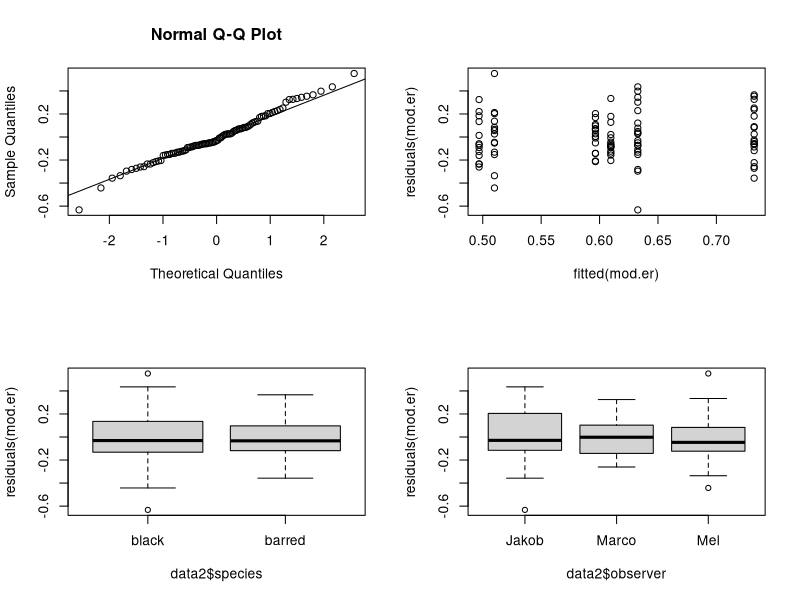
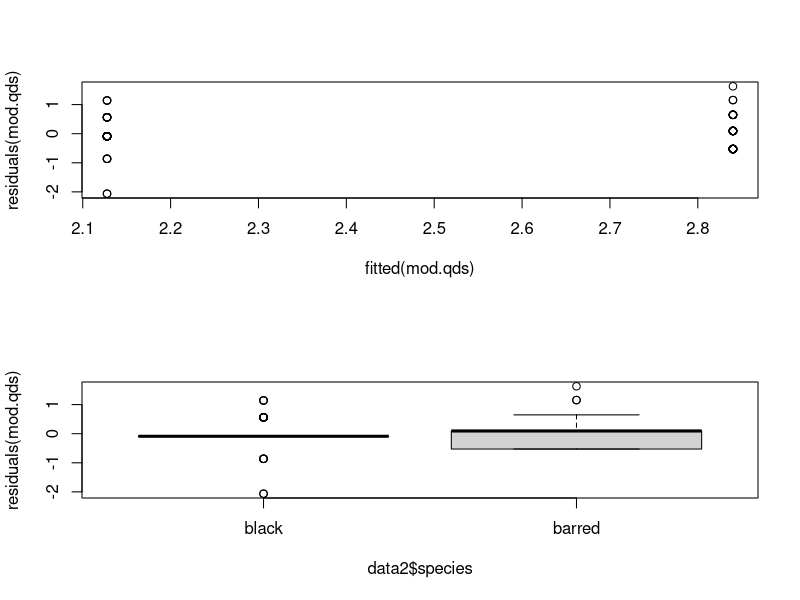
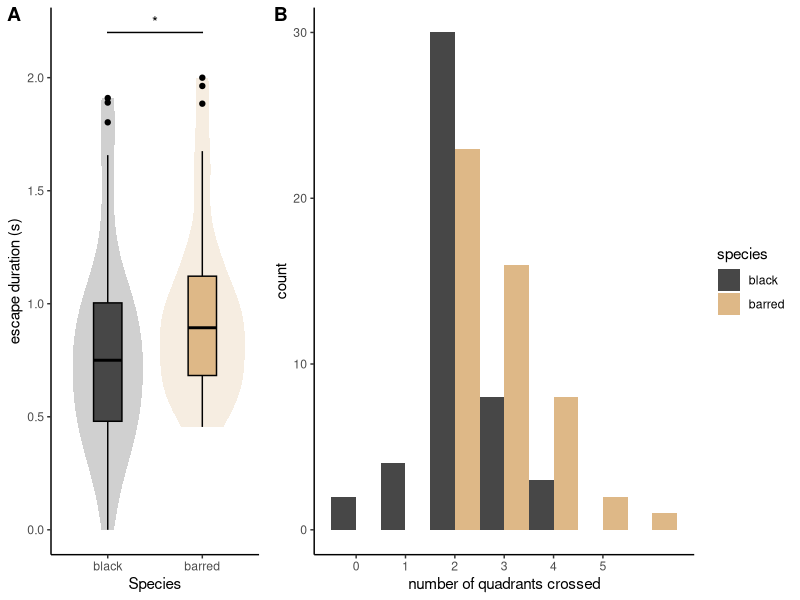
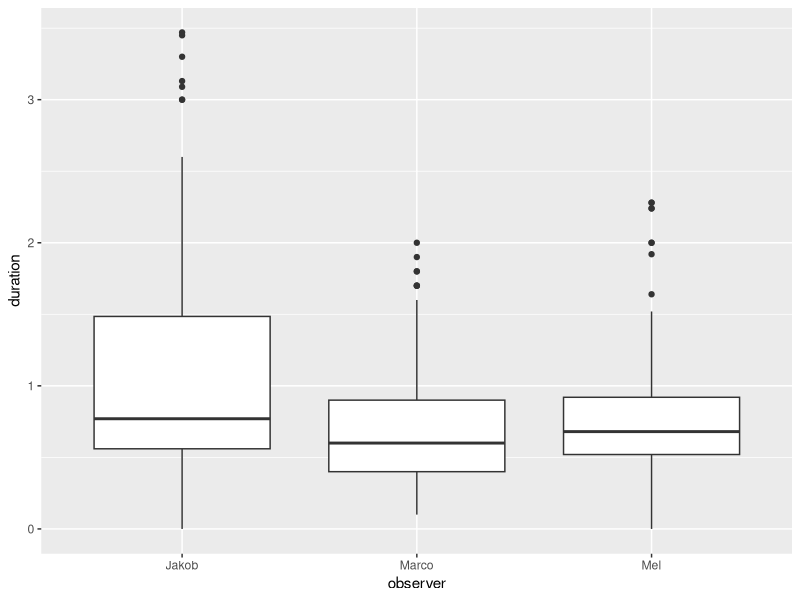
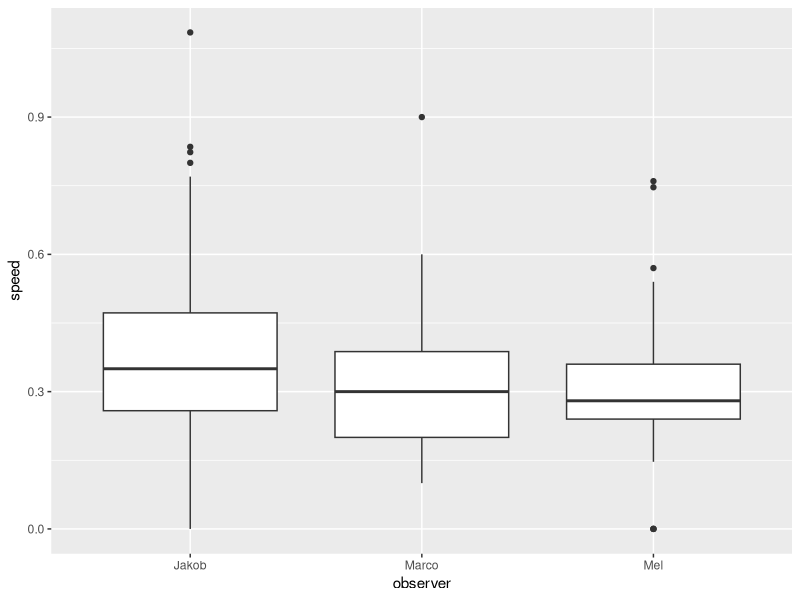
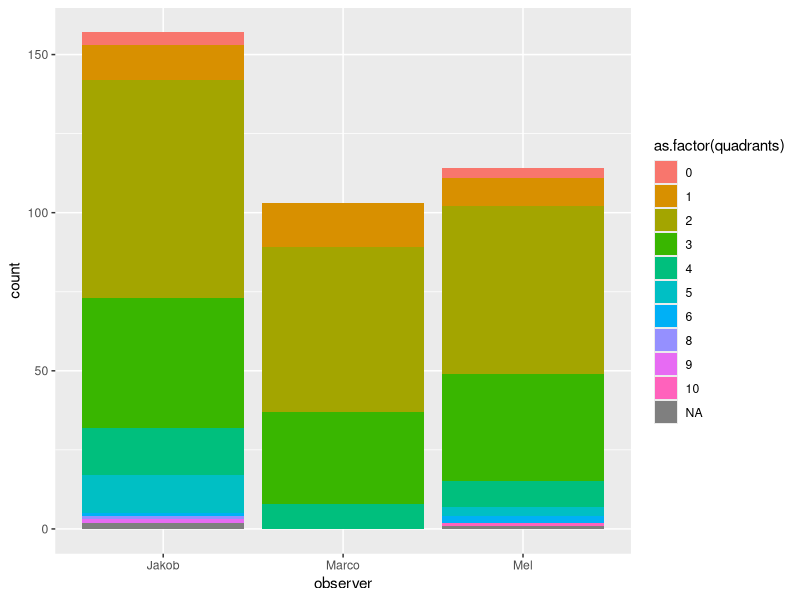
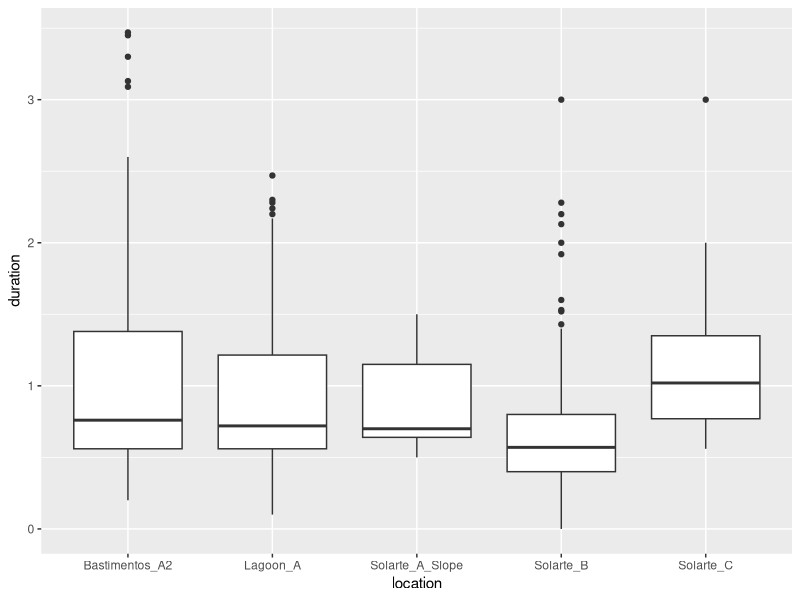
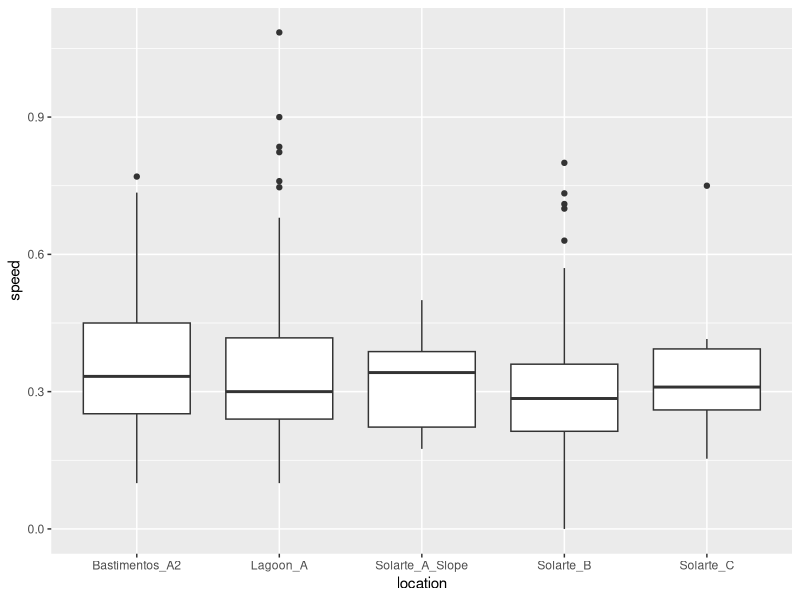

Recreate these plots in R, in order.
# Melanie J Heckwolf, 2024
# Analysis of escape responses in Hypoplectrus spp reef fishes.

# Manuscript:
# Differences in colour pattern, behaviour and gene expression in the brain suggest divergent camouflage strategies in sympatric reef fish species
# MJ Heckwolf, J Gismann, M González-Santoro, F Coulmance, J Fuß, WO McMillan, O Puebla




# load packages:
library(ggplot2)
library(tidyverse)
library(lme4)
library(cowplot)
library(ggsignif)
library(car)
library(readxl)

# set to your working directory:
setwd("ADD/PATH/TO/YOUR/DATA/FILES/")

# load data:
data <- read.csv2("Supplementary_Table_S1.csv",header=T)

# remove scores where fish reacted to curtain but not hand:
data <- subset(data, reaction != "to_curtain_exclude") # this does not remove complete individuals, but some scores per individuals

# reduce dataframe to varaibles of interest, otherwise na.omit will kick out too much data:
data <- subset(data, select = c(id,escape_video_scored,species,location,duration,quadrants,speed,SDL_cm,escape_response_trial,starting_position,swimming_behaviour))
colnames(data) <- c("id","observer","species","location","duration","quadrants","speed","SDL_cm","escape_response_trial","starting_position","swimming_behaviour")

# summarize to mean response value per individual:
data2 <- data %>% na.omit() %>% group_by(id,observer,species,location) %>% summarize(mean.duration=mean(duration),mean.quadrants=mean(quadrants), mean.speed=mean(speed),SDL_cm=mean(SDL_cm))

# organize factor order:
data2$species <- factor(data2$species, levels=c("black","barred"))











### ------------------ escape response duration ---------------------------------------------------


# Linear mixed model with species as a fixed effect and observer as a random effect
mod.er <- lmer(data = data2, log(mean.duration+1) ~ species + (1 | observer))
Anova(mod.er) # LMM: Chi-squared (1) = 5.73, P = 0.017

# Figure 2A;
X=ggplot(data2,aes(x=species,y=mean.duration,fill=species,col=species))+
  geom_violin(alpha=0.25, width=.9, color = NA)+
  geom_boxplot(width=0.3)+
  #geom_jitter(width=.1)+
  scale_fill_manual(values = c("grey28","burlywood"))+
  scale_color_manual(values = c("black","black"))+
  geom_signif(comparisons = list(c("black","barred")), annotations="*",
              y_position = 2.1, tip_length = 0, vjust=0.1)+
  scale_x_discrete(labels = c("black","barred"),name="Species")+
  ylab(label = "escape duration (s)")+
  theme_classic()+
  theme(legend.position = "none")


# mean response values:
mean(data2$mean.duration[data2$species=="black"])
mean(data2$mean.duration[data2$species=="barred"])


# model validation:
par(mfrow = c(2, 2))
qqnorm(residuals(mod.er))
qqline(residuals(mod.er)) # looks good. Model is robust agains slight deviation from normality
plot(residuals(mod.er)~fitted(mod.er))
boxplot(residuals(mod.er)~data2$species) # homoscedasticity of residuals
boxplot(residuals(mod.er)~data2$observer)


# Result:
# Laboratory experiments on 50 barred and 47 black hamlets showed that the escape response duration was significantly longer in barred (~0.96s) compared to black hamlets (~0.80s) (Figure 2A; LMM: Chi-squared (1) = 5.73, P = 0.017). 



### --------------------------------- quadrants ------------------------------------------


# GLMM: Chi-squared (1) = 4.89, P = 0.027
mod.qds <- glmer(round(mean.quadrants)~species+(1|observer),data=data2,family = poisson, control=glmerControl(check.conv.singular = .makeCC(action = "ignore",  tol = 1e-4)))
Anova(mod.qds)
summary(mod.qds)


#Figure 2B; 
ylim.prim <- c(0, 0.55)   # in this example, density
ylim.sec <- c(0, 30)    # in this example, count

b <- diff(ylim.prim)/diff(ylim.sec)
a <- ylim.prim[1] - b*ylim.sec[1] # there was a bug here

Y=ggplot(data2, aes(x=round(mean.quadrants),fill=species)) +
  geom_histogram(alpha=1, position="dodge", binwidth = 1)+
  scale_y_continuous("count") +
  scale_x_continuous("number of quadrants crossed", breaks = 0:5) +
  scale_fill_manual(values = c("grey28","burlywood"))+
  theme_classic()



# mean response values:
mean(round(data2$mean.quadrants[data2$species=="black"]))
mean(round(data2$mean.quadrants[data2$species=="barred"]))


# model validation:
par(mfrow = c(2, 1))
plot(residuals(mod.qds)~fitted(mod.qds))
boxplot(residuals(mod.qds)~data2$species)



# Result:
# Correspondingly, barred hamlets swam on average across three quadrants during their escape, which is significantly farther than the two quadrants on average in black hamlets (Figure 2B; GLMM: Chi-squared (1) = 4.89, P = 0.027). 




### --------------------------------- plot figure ------------------------------------------

# Plot Figure 2 A and B:
plot_grid(X,Y,nrow = 1,rel_widths = c(.5,1),labels = c("A","B"))








### ---------------------------- test for confounding factors ----------------------------------------------------


#### visually explore other factors that could have introduced a bias:

#------------------------observer effect:

ggplot(data,aes(x=observer,y=duration))+
  geom_boxplot()

ggplot(data,aes(x=observer,y=speed))+
  geom_boxplot()

ggplot(data,aes(fill=as.factor(quadrants),x=observer))+
  geom_bar(position = "stack")

#------------------------location effect:

ggplot(data,aes(x=location,y=duration))+
  geom_boxplot()

ggplot(data,aes(x=location,y=speed))+
  geom_boxplot()

ggplot(data,aes(fill=as.factor(quadrants),x=location))+
  geom_bar(position = "stack")

#-------------------------trial effect:

ggplot(data,aes(x=as.factor(escape_response_trial),y=duration))+
  geom_boxplot()

ggplot(data,aes(x=as.factor(escape_response_trial),y=speed))+
  geom_boxplot()

ggplot(data,aes(fill=as.factor(quadrants),x=as.factor(escape_response_trial)))+
  geom_bar(position = "stack")

#-------------------------starting_pos:

ggplot(data,aes(x=starting_position,y=duration))+
  geom_boxplot()

ggplot(data,aes(x=starting_position,y=speed))+
  geom_boxplot()

ggplot(data,aes(fill=as.factor(quadrants),x=starting_position))+
  geom_bar(position = "stack")


#-------------------------swimming_behaviour:

ggplot(data,aes(x=swimming_behaviour,y=duration))+
  geom_boxplot()

ggplot(data,aes(x=swimming_behaviour,y=speed))+
  geom_boxplot()

ggplot(data,aes(fill=as.factor(quadrants),x=swimming_behaviour))+
  geom_bar(position = "stack")


# factors dont need further consideration.







### ---------------------------- could size differences explain the differences in escape responses? ----------------------------------------------------


#-------------------------- size effect:
ggplot(data2,aes(x=species,y=as.numeric(SDL_cm)))+
  geom_boxplot()

mod.size <- aov(data2$SDL_cm~data2$species)

summary(mod.size)

mean(na.omit(data2$SDL_cm[data2$species=="black"]))
mean(na.omit(data2$SDL_cm[data2$species=="barred"]))


# model follows assumptions for homoscedasticity and normality of residuals:
par(mfrow = c(2, 2))
plot(mod.size)


# See Discussion: However, the black and barred hamlets from Bocas we used within this study did not differ in size and are representative of the size range of these populations (ANOVA; F 1,95 = 0.118; P=0.732; mean SDL (cm): blacks: 7.34, barred: 7.30). 



